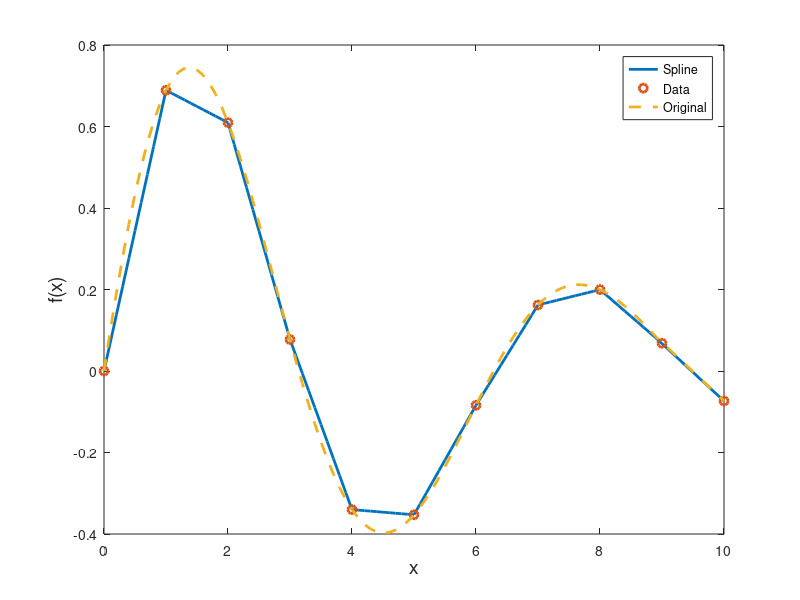

The MATLAB script that drew this image:
%**************************************************************************
%*     Example 12.1                                                       *
%*     filename: ch12pr01.m                                               *
%*     program listing number: 12.1                                       *
%*                                                                        *
%*     This program interpolates 11-point data with linear spline.        *
%*                                                                        *
%*     Programed by Ryoichi Kawai for Computational Physics Course.       *
%*     Last modification:  02/25/2017.                                    *
%**************************************************************************
clear all

% data to be fitted
F=[0.0000, 0.6889, 0.6095, 0.0774, -0.3401, -0.3528,...
   -0.0842, 0.1620, 0.1997, 0.0681, -0.0736];
X=[0.0,1.0,2.0,3.0,4.0,5.0,6.0,7.0,8.0,9.0,10.];
N=size(F,2)-1;
h=X(2:N+1)-X(1:N);

M=10;
dt=1.0/M;
t=linspace(0.,dt*(M-1),M);

n=0;
for i=1:N-1
    % linear interpolation between two adjacent data points
    for j=1:M
        n=n+1;
        x(n)=t(j)*h(i)+X(i);
        y(n)=(1-t(j))*F(i)+t(j)*F(i+1);
    end
end

n=n+1;
x(n)=X(N+1);
y(n)=F(N+1);
z=sin(x).*exp(-0.2*x);

p=plot(x,y,X,F,'o',x,z,'--');
set(p,'linewidth',2);
xlabel('x','fontsize',14);
ylabel('f(x)','fontsize',14);
legend('Spline','Data','Original');
legend('location','northeast');
